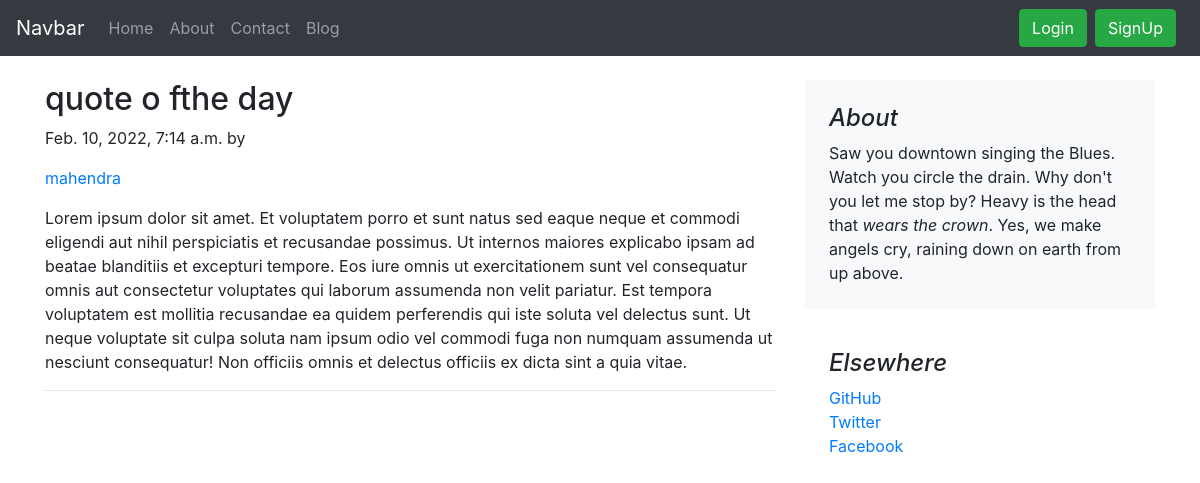
The app's page /blog/first_post with its own data.
### blog/models.py (models this page shows, shortened)
class Post(models.Model):
     sn = models.AutoField(primary_key= True)
     title = models.CharField(max_length=500)
     content = models.TextField()
     slug = models.CharField(max_length=500)
     timestamp = models.DateTimeField(blank=True)
     author = models.CharField(max_length=100)

### blog/views.py (the view)
# urls.py: path("<str:slug>", views.blogpost, name='home')
def blogpost(request, slug):
    blog_post = Post.objects.filter(slug=slug)
    context = {"blog_post": blog_post}
    return render(request, "blog/blogpost.html", context)

### templates/blog/blogpost.html (shortened to what this page needs)
{% extends "base.html" %}
{% block body %}
{% for post in blog_post %}
<div class="container my-4">
<div class="row">
    <div class="col-md-8 blog-main">
        <div class="blog-post">
        <h2 class="blog-post-title">{{post.title}}</h2>
        <p class="blog-post-meta">{{post.timestamp}} by</p> <a href="#">{{post.author}}</a></p>
        <p>{{ post.content }}</p>
        <hr>
      </div>
    </div>
    <aside class="col-md-4 blog-sidebar">
      <div class="p-4 mb-3 bg-light rounded">
        <h4 class="font-italic">About</h4>
        <p class="mb-0">Saw you downtown singing the Blues. Watch you circle the drain. Why don't you let me stop by? Heavy is the head that <em>wears the crown</em>. Yes, we make angels cry, raining down on earth from up above.</p>
      </div>
      <div class="p-4">
        <h4 class="font-italic">Elsewhere</h4>
        <ol class="list-unstyled">
          <li><a href="#">GitHub</a></li>
          <li><a href="#">Twitter</a></li>
          <li><a href="#">Facebook</a></li>
        </ol>
      </div>
    </aside>
  </div>
</div>
{% endfor %}
{% endblock body %}

### records on screen
Post: title "quote o fthe day", timestamp "Feb. 10, 2022, 7:14 a.m.", author "mahendra", content "Lorem ipsum dolor sit amet. Et voluptatem porro et sunt natus sed eaque neque et commodi eligendi aut nihil perspiciatis et recusandae possimus. Ut internos maiores explicabo ipsam ad beatae blanditiis et excepturi tempore. Eos iure omnis ut exercitationem sunt vel consequatur omnis aut consectetur voluptates qui laborum assumenda non velit pariatur. Est tempora voluptatem est mollitia recusandae ea quidem perferendis qui iste soluta vel delectus sunt. Ut neque voluptate sit culpa soluta nam ipsum odio vel commodi fuga non numquam assumenda ut nesciunt consequatur! Non officiis omnis et delectus officiis ex dicta sint a quia vitae."
